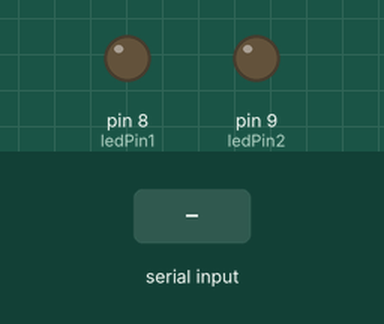
Simulated run of this sketch. Board: Arduino Uno, built with avr-gcc and run on an emulated ATmega328P. On the bench: output pins drawn as LEDs (lit = HIGH). Dashed ring = blinking. Inputs (shaded band) come from the test bench.

Above: at 1.2 s.
1.3 s: "1" received over Serial
At 1.75 s:
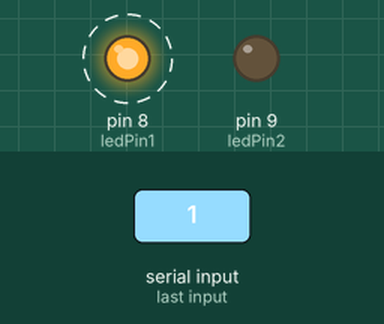
4.3 s: "2" received over Serial
At 4.75 s:
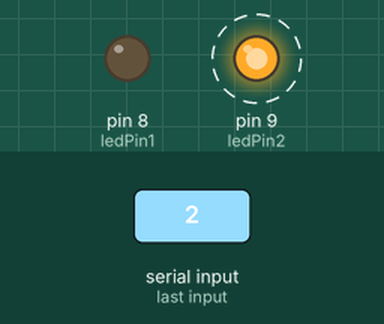
Timing chart, 0 to 13.3 s (numbered marks = the images above; inputs shaded):
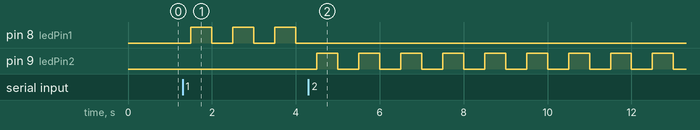

Measured:
- after the input at 1.3 s, pin 8 (ledPin1): alternates HIGH for 0.50 s and LOW for 0.50 s, starting after 0.20 s
- after the input at 4.3 s, pin 8 (ledPin1): stops changing and stays LOW; pin 9 (ledPin2): alternates HIGH for 0.50 s and LOW for 0.50 s, starting after 0.20 s

The sketch:

kaneez_project.ino
```cpp
char receivedChar;
int ledPin1 = 8;
int ledPin2 = 9;

bool isBlinking1 = false;
bool isBlinking2 = false;

unsigned long previousMillis = 0;
const long interval = 500;

bool ledState1 = false;
bool ledState2 = false;

void setup() {
  pinMode(ledPin1, OUTPUT);
  pinMode(ledPin2, OUTPUT);
  Serial.begin(9600);
}

void loop() {
  unsigned long currentMillis = millis();

  // Read serial input
  if (Serial.available()) {
    receivedChar = Serial.read();

    if (receivedChar == '1') {
      // Toggle LED1 blinking, and turn off LED2
      isBlinking1 = !isBlinking1;
      isBlinking2 = false;
      digitalWrite(ledPin2, LOW); // Make sure LED2 is off
      ledState2 = false;

      if (!isBlinking1) {
        digitalWrite(ledPin1, LOW); // Turn off LED1 if stopping
        ledState1 = false;
      }

      delay(200); // debounce
    }

    if (receivedChar == '2') {
      // Toggle LED2 blinking, and turn off LED1
      isBlinking2 = !isBlinking2;
      isBlinking1 = false;
      digitalWrite(ledPin1, LOW); // Make sure LED1 is off
      ledState1 = false;

      if (!isBlinking2) {
        digitalWrite(ledPin2, LOW); // Turn off LED2 if stopping
        ledState2 = false;
      }

      delay(200); // debounce
    }
  }

  // Blink only the active LED
  if (currentMillis - previousMillis >= interval) {
    previousMillis = currentMillis;

    if (isBlinking1) {
      ledState1 = !ledState1;
      digitalWrite(ledPin1, ledState1 ? HIGH : LOW);
    }

    if (isBlinking2) {
      ledState2 = !ledState2;
      digitalWrite(ledPin2, ledState2 ? HIGH : LOW);
    }
  }
}
```
